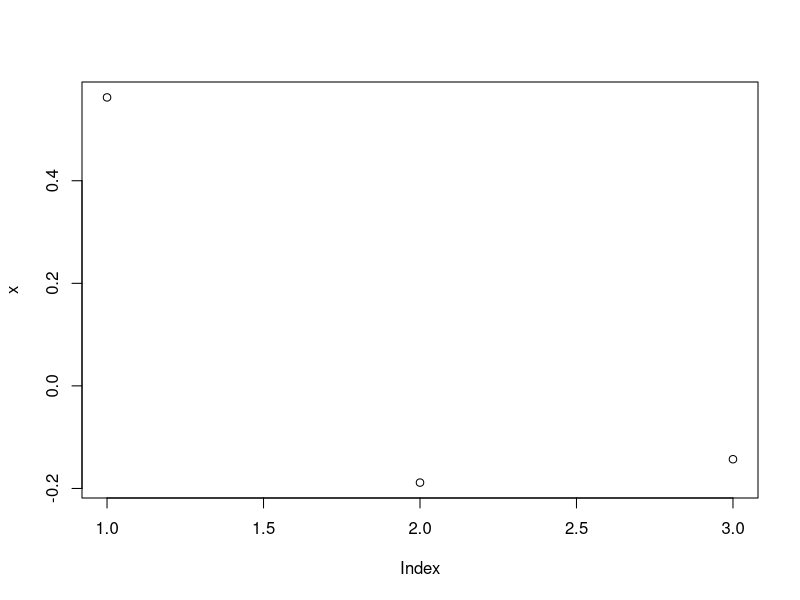
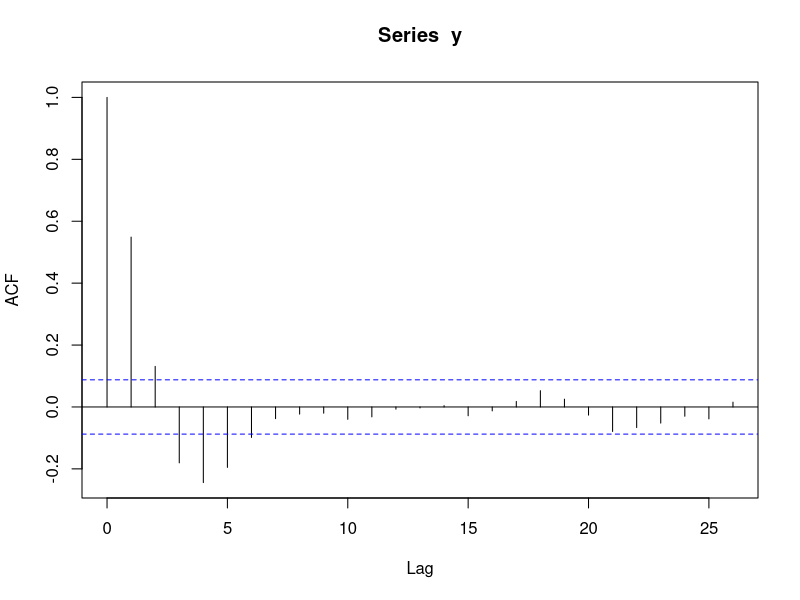
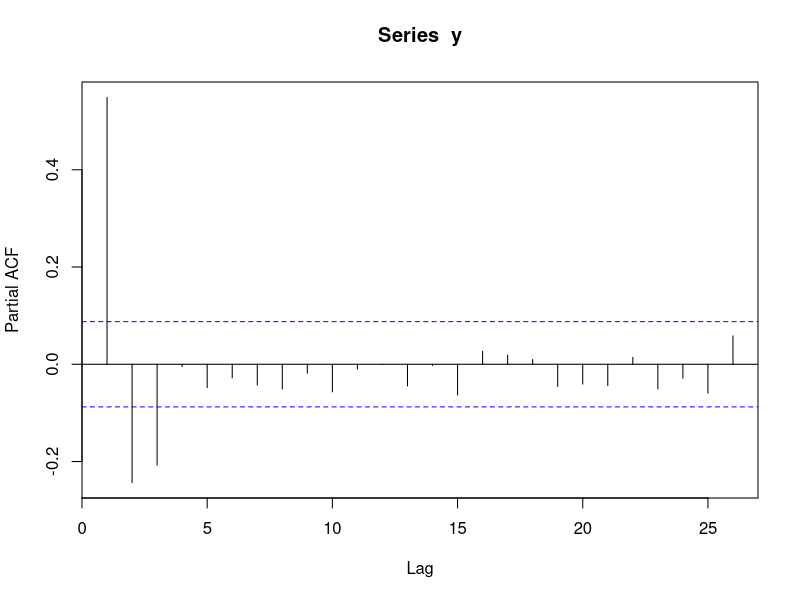

Generate these figures, in order, with R:
a<-1.4 ; b<- -0.6 ;c<- 0.8
o <- (-a*c+(1-b)*(1-(a^2)-1))/((1-b) - ((a^2)*(1+b))-((1-b)*(b^2)))
o1 <- (a*o - c)/(1-b)
ro1 <- o1/o
x<-ARMAacf(ar=c(a,b),ma = -c,lag.max = 3,pacf = T)
??ARMAacf
plot(x)
zapsmall(x)


o2 <- a*o1 + b*o;o2
ro2 <- o2/o
ro2
o3 <- a*o2 + b*o1;o3
ro3 <- o3/o
ro3


y<-arima.sim(n = 500, list(ar = c(1.4, -0.6), ma = -0.8,sd = 1))
acf(y,polt=T)
acf(y,type = "partial",plot = T)
g0<-((-a*c)-(a*b)+(1-b)-c*(1-b)*(a-c))/((1-b)-(a^2)-(a^2*b)-((1-b)*b^2))
g0
g1 <- (a*g0 +1)/(1-b);g1
ro1 <- g1/g0;ro1


g0<- (a*(1+b)+(1-b)*(1-c*(a-c)))/((1-b) * (1-(b^2))- ((a^2)*(1+b)));g0
g1 <- (a*g0 + 1)/(1-b);g1
ro1<-g1/g0;ro1

RHS <- (-a*c*(1+b))+ ((1-b)*(1-c*(a-c)));RHS
LHS <- (1-a)-((a^2)*(1+b))-(b^2);LHS
g0 <- RHS/LHS;g0
g1 <- (((a*g0)-c))/(1-b);g1
ro1 <- g1/g0;ro1


